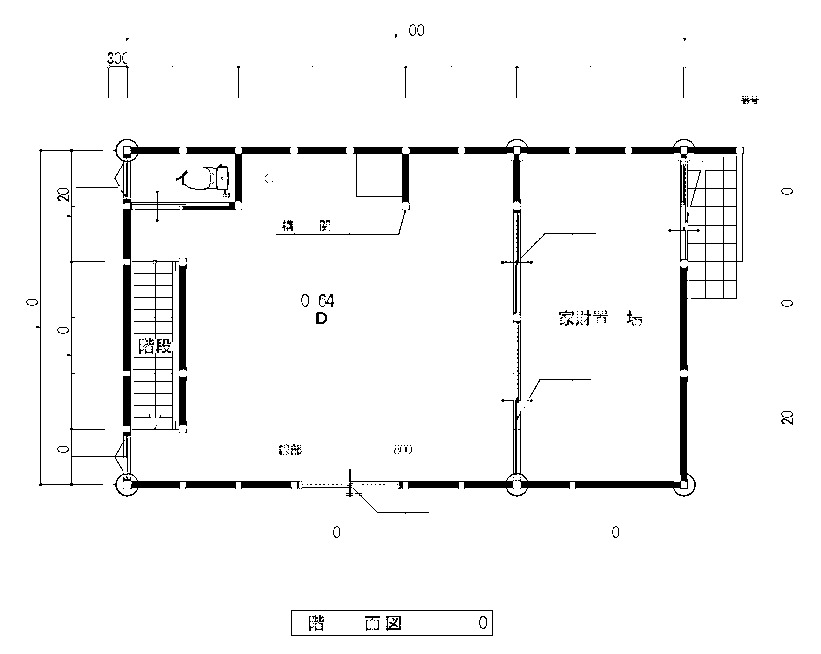
#> input picture 00_scripts/cleaned_images/building1_1F_cleaned_v5.png, 821 x 654 px
$ python floor_plan_cleaner_ultra_pro_max.py cleaned_images/building1_1F_cleaned_v5.png
#> lines starting #> are read from the running program, lines starting #| are printed output that depends on the picture; after the words box and inside, x2 and y2 are one past the last pixel; in counts of white or black regions, pixels touching at a corner belong together
#!/usr/bin/env python3
"""
Floor Plan Cleaning Tool (v12 - Robust Sandwich Method)
Identifies walls by finding parallel lines and validating that the
entire area between them is sufficiently solid.
"""

import cv2
import numpy as np
import sys
import json
from pathlib import Path
import math

CONFIG_FILE = "config.json"

def load_config(config_path: Path) -> dict:
    if not config_path.exists():
        raise FileNotFoundError(f"Config file not found: {config_path}")
    with open(config_path, 'r') as f:
#> (reads 00_scripts/config.json from the repository)
        config = json.load(f)
    print("🔧 Configuration loaded successfully from config.json.")
    return config

def display_image(window_name: str, image: np.ndarray):
    print(f"  -> Displaying '{window_name}'. Press any key to continue...")
    cv2.imshow(window_name, image)
    cv2.waitKey(0)
    cv2.destroyWindow(window_name)

def get_line_angle(line):
    x1, y1, x2, y2 = line
    return math.degrees(math.atan2(y2 - y1, x2 - x1))

def find_wall_segments(lines: list, binary_img: np.ndarray, config: dict) -> list:
    """Finds wall segments by pairing parallel lines and validating the area between them."""
    wall_segments = []
    paired_indices = set()
    wall_cfg = config['wall_finding']

    for i in range(len(lines)):
        if i in paired_indices: continue
        line1 = lines[i][0]
        angle1 = get_line_angle(line1)

        for j in range(i + 1, len(lines)):
            if j in paired_indices: continue
            line2 = lines[j][0]
            angle2 = get_line_angle(line2)

            angle_diff = abs(angle1 - angle2)
            if angle_diff < wall_cfg['parallel_angle_tolerance'] or abs(angle_diff - 180) < wall_cfg['parallel_angle_tolerance']:
                mid1 = ((line1[0] + line1[2]) / 2, (line1[1] + line1[3]) / 2)
                mid2 = ((line2[0] + line2[2]) / 2, (line2[1] + line2[3]) / 2)
                dist = math.sqrt((mid1[0] - mid2[0])**2 + (mid1[1] - mid2[1])**2)

                if wall_cfg['min_wall_thickness'] < dist < wall_cfg['max_wall_thickness']:
                    # --- NEW ROBUST VALIDATION LOGIC ---
                    # 1. Define the quadrilateral area between the two lines.
                    quad = np.array([
                        [line1[0], line1[1]], [line1[2], line1[3]],
                        [line2[2], line2[3]], [line2[0], line2[1]]
                    ], dtype=np.int32)

                    # 2. Create a mask for this specific area.
                    mask = np.zeros_like(binary_img)
                    cv2.fillConvexPoly(mask, quad, 255)

                    # 3. Calculate the solidity (percentage of white pixels).
                    area_of_interest = cv2.bitwise_and(binary_img, binary_img, mask=mask)
                    white_pixels = cv2.countNonZero(area_of_interest)
                    total_pixels = cv2.countNonZero(mask)
                    solidity = (white_pixels / total_pixels) * 100 if total_pixels > 0 else 0

                    if solidity >= wall_cfg['min_solidity_percentage']:
                        # This is a valid wall segment.
                        wall_segments.append(quad)
                        paired_indices.add(i)
                        paired_indices.add(j)
                        break # Move to next unpaired line
    return wall_segments

def clean_image(image_path: Path, config: dict):
    img_gray = cv2.imread(str(image_path), cv2.IMREAD_GRAYSCALE)
#> img_gray: shape (654, 821); 96.1% white; 217 black regions (155 under 20 px), largest, box (x1, y1, x2, y2) and area: (36, 147, 291, 486) 4303, (301, 320, 696, 497) 3405, (668, 147, 744, 299) 1367
    img_bgr = cv2.cvtColor(img_gray, cv2.COLOR_GRAY2BGR)
#> img_bgr is the input picture: shape (654, 821, 3); 96.1% white; 217 black regions (155 under 20 px), largest, box (x1, y1, x2, y2) and area: (36, 147, 291, 486) 4303, (301, 320, 696, 497) 3405, (668, 147, 744, 299) 1367

    print("\n[Step 1/4] Binarizing image...")
    binary_img = cv2.adaptiveThreshold(
        img_gray, 255, cv2.ADAPTIVE_THRESH_GAUSSIAN_C, cv2.THRESH_BINARY_INV,
        config["binarization"]["block_size"], config["binarization"]["c_value"]
    )
    if config['debugging']['show_steps']: display_image("Step 1 - Binarized Image", binary_img)

    print("\n[Step 2/4] Detecting all line segments...")
    lsd = cv2.createLineSegmentDetector(0)
    lines, _, _, _ = lsd.detect(binary_img)
#> lines = 385 rows, first 6: [179.4, 424.5, 185.6, 424.5], [679.3, 376.9, 679.6, 479.4], [234.4, 154.4, 234.4, 200.6], [519.7, 201.9, 519.2, 160.6], [234.8, 208.4, 234.1, 201.9], [180.6, 209.4, 234.4, 209.4]
    if lines is None: lines = []

    min_len = config["line_detection"]["min_line_length"]
    long_lines = [l for l in lines if np.sqrt((l[0][2] - l[0][0])**2 + (l[0][3] - l[0][1])**2) > min_len]
#> long_lines = 174 items, first 6: [[679.3, 376.9, 679.6, 479.4]], [[234.4, 154.4, 234.4, 200.6]], [[519.7, 201.9, 519.2, 160.6]], [[180.6, 209.4, 234.4, 209.4]], [[679.4, 266.9, 679.4, 369.4]], [[679.1, 160.6, 678.9, 226.9]]
    print(f"-> Found {len(long_lines)} lines longer than {min_len}px.")
#| -> Found 174 lines longer than 20px.

    if config['debugging']['show_steps']:
        all_lines_vis = img_bgr.copy()
        for line_arr in long_lines:
            x1, y1, x2, y2 = [int(p) for p in line_arr[0]]
            cv2.line(all_lines_vis, (x1, y1), (x2, y2), (0, 0, 255), 1)
#> this loop made 174 passes
#> (line_arr, x1, y1, x2, y2) on passes 1 to 3: ([[679.3, 376.9, 679.6, 479.4]], 679, 376, 679, 479), ([[234.4, 154.4, 234.4, 200.6]], 234, 154, 234, 200), ([[519.7, 201.9, 519.2, 160.6]], 519, 201, 519, 160)
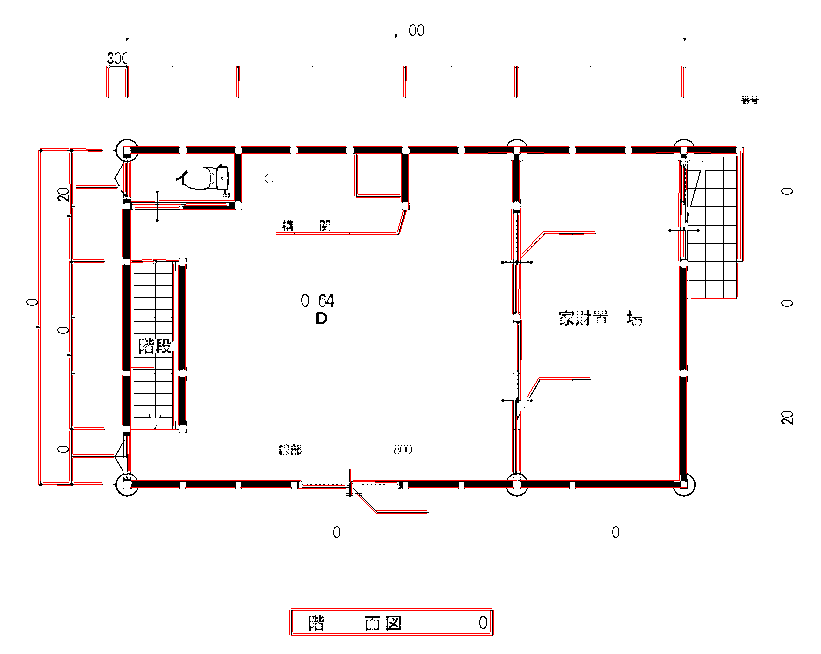
#> all_lines_vis: shape (654, 821, 3); 1.81% of pixels changed, all inside (x1, y1, x2, y2) = (38, 66, 744, 636)
        display_image("Step 2 - Detected Long Lines", all_lines_vis)

    print("\n[Step 3/4] Finding Wall Segments (Robust Sandwich Method)...")
    wall_segments = find_wall_segments(long_lines, binary_img, config)
#> the loop in find_wall_segments, `for i in range(len(lines)):` made 174 passes
#> (line1, angle1) on passes 1 to 3: ([679.3, 376.9, 679.6, 479.4], 89.83), ([234.4, 154.4, 234.4, 200.6], 90.05), ([519.7, 201.9, 519.2, 160.6], -90.74)
#> after the loop in find_wall_segments, `for i in range(len(lines)):`:
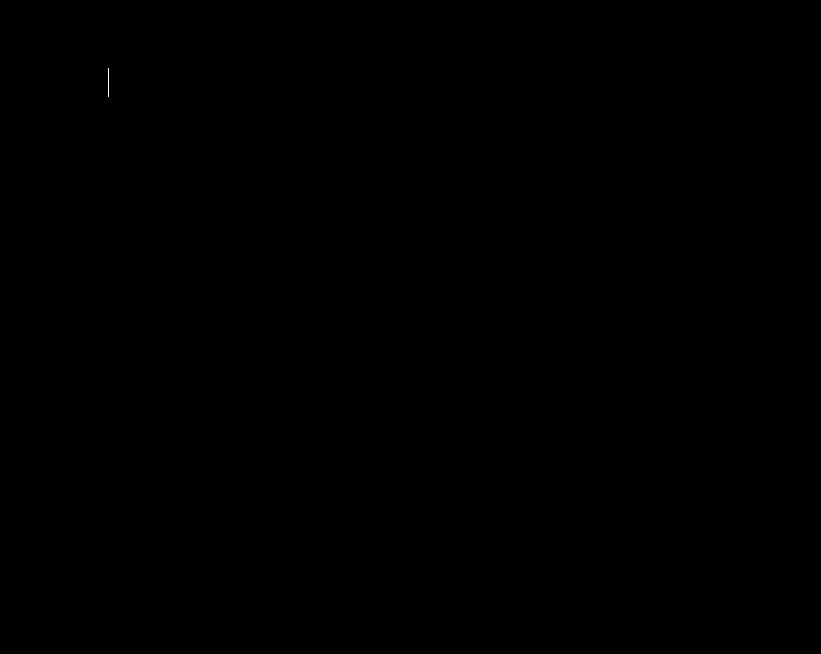
#> area_of_interest: shape (654, 821); 0.01% white in thin lines or dots, all inside (x1, y1, x2, y2) = (108, 68, 109, 97)
#> after the loop in find_wall_segments, `for i in range(len(lines)):`: mask: shape (654, 821); 0.06% white; 1 white region, box (x1, y1, x2, y2) and area: (108, 68, 126, 97) 299
    print(f"-> Identified {len(wall_segments)} wall segments.")
#| -> Identified 34 wall segments.

    if config['debugging']['show_steps']:
        wall_segments_vis = img_bgr.copy()
        cv2.drawContours(wall_segments_vis, wall_segments, -1, (0, 255, 0), 2)
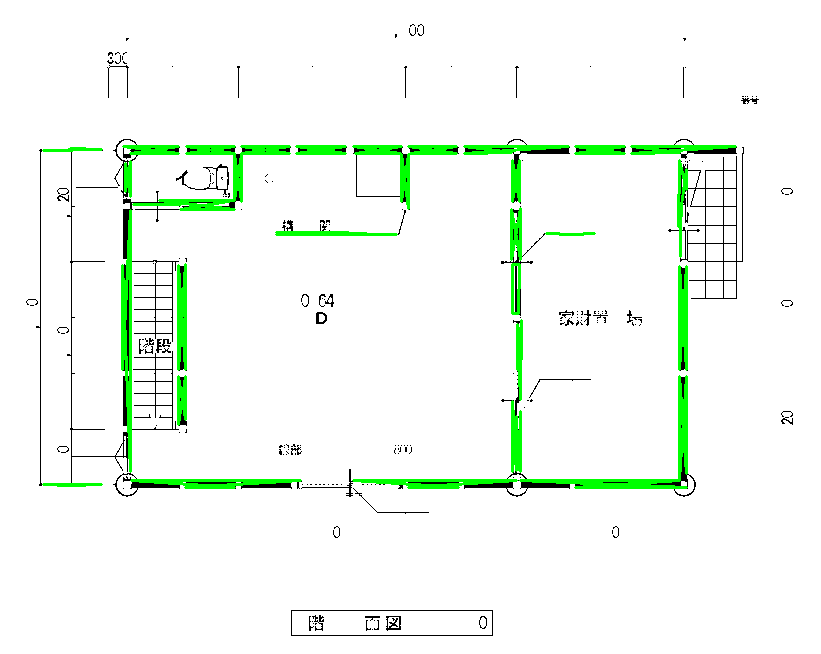
#> wall_segments_vis: shape (654, 821, 3); 3.39% of pixels changed, all inside (x1, y1, x2, y2) = (42, 145, 737, 489)
        display_image("Step 3 - Identified Wall Segments", wall_segments_vis)

    print("\n[Step 4/4] Reconstructing final clean image...")
    final_mask = np.zeros_like(binary_img)
    cv2.fillPoly(final_mask, wall_segments, 255)
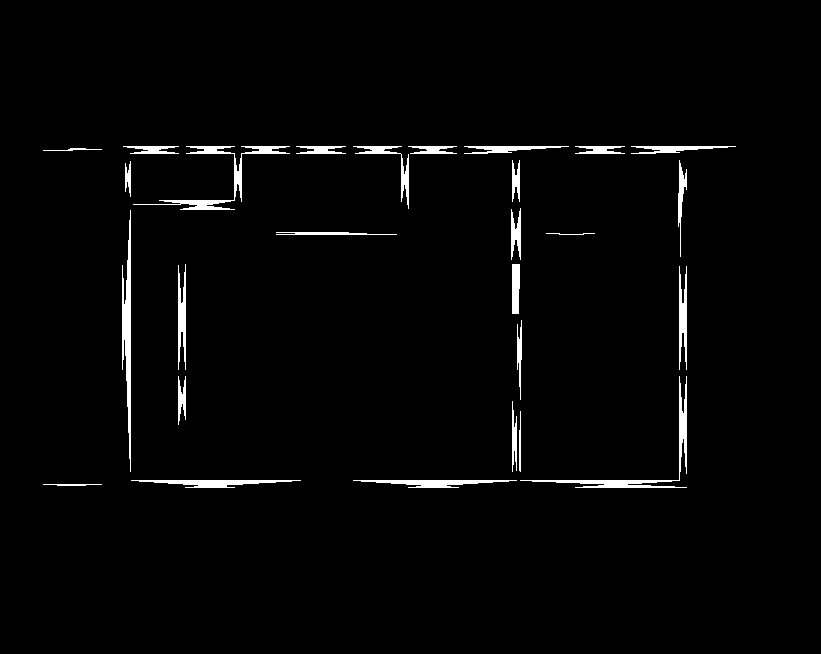
#> final_mask: shape (654, 821); 2.1% white; 27 white regions, largest, box (x1, y1, x2, y2) and area: (520, 376, 687, 488) 1290, (133, 146, 290, 210) 1244, (122, 210, 131, 472) 1221

    final_image = cv2.bitwise_not(final_mask)
    if config['debugging']['show_steps']: display_image("Step 4 - Final Reconstructed Image", final_image)

    return final_image

def main():
    if len(sys.argv) != 2:
        print(f"Usage: python {sys.argv[0]} path/to/image.png"); sys.exit(1)

    input_path = Path(sys.argv[1])
    config_path = Path(CONFIG_FILE)

    try:
        config = load_config(config_path)
        cleaned_image = clean_image(input_path, config)

        original_image_bgr = cv2.imread(str(input_path))
        cleaned_image_bgr = cv2.cvtColor(cleaned_image, cv2.COLOR_GRAY2BGR)
        h_orig, w_orig, _ = original_image_bgr.shape
        h_clean, w_clean = cleaned_image.shape
        if h_orig != h_clean:
            original_image_bgr = cv2.resize(original_image_bgr, (int(w_orig * h_clean/h_orig), h_clean))
        comparison = np.hstack([original_image_bgr, cleaned_image_bgr])
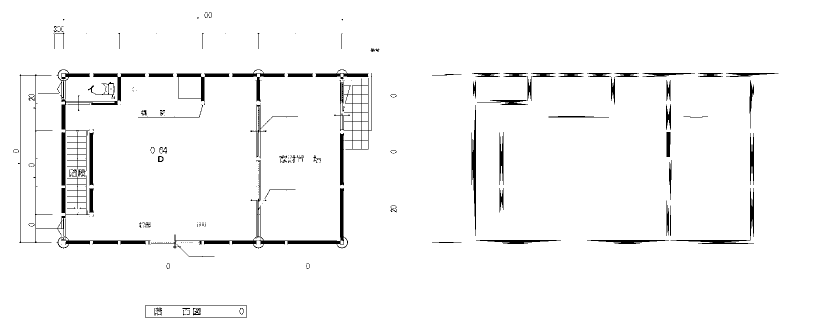
#> comparison: shape (654, 1642, 3) (shown at 1/2 size); 97% white; 244 black regions (155 under 20 px), largest, box (x1, y1, x2, y2) and area: (36, 147, 291, 486) 4303, (301, 320, 696, 497) 3405, (668, 147, 744, 299) 1367

        window_title = "Original (Left) vs. Final Cleaned (Right) -- Press 's' to save, 'q' to quit"
        cv2.imshow(window_title, comparison)

        key = cv2.waitKey(0) & 0xFF
#> (key Esc is pressed here)
        if key == ord('s'):
            output_dir = Path("./cleaned_images")
            output_dir.mkdir(exist_ok=True)
            output_path = output_dir / f"{input_path.stem}_cleaned_v12.png"
            cv2.imwrite(str(output_path), cleaned_image)
            print(f"💾 Image saved to: {output_path}")

        cv2.destroyAllWindows()
    except Exception as e:
        print(f"\nAn error occurred: {e}")
        sys.exit(1)

if __name__ == "__main__":
    main()
